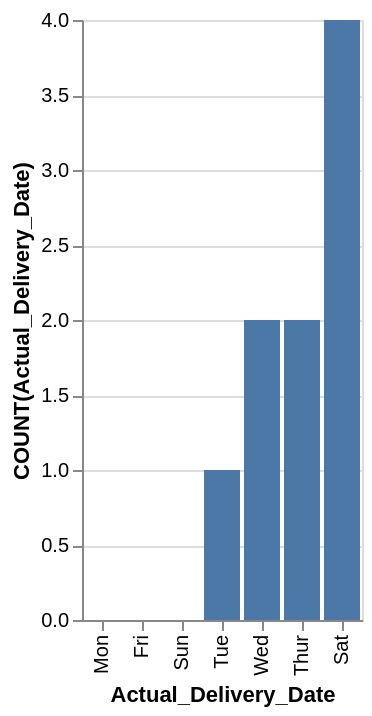

Describe this chart as a Vega-Lite specification.
### Vega-Lite specification from a JSON file in a GitHub repository (floating-point values rounded to 4 significant figures)
{"data": {"values": [{"x_data": "Mon", "y_data": 0}, {"x_data": "Tue", "y_data": 1}, {"x_data": "Wed", "y_data": 2}, {"x_data": "Thur", "y_data": 2}, {"x_data": "Fri", "y_data": 0}, {"x_data": "Sat", "y_data": 4}, {"x_data": "Sun", "y_data": 0}]}, "mark": "bar", "encoding": {"x": {"field": "x_data", "type": "nominal", "title": "Actual_Delivery_Date", "sort": {"op": "sum", "field": "y_data", "order": "ascending"}}, "y": {"field": "y_data", "type": "quantitative", "title": "COUNT(Actual_Delivery_Date)"}}}
